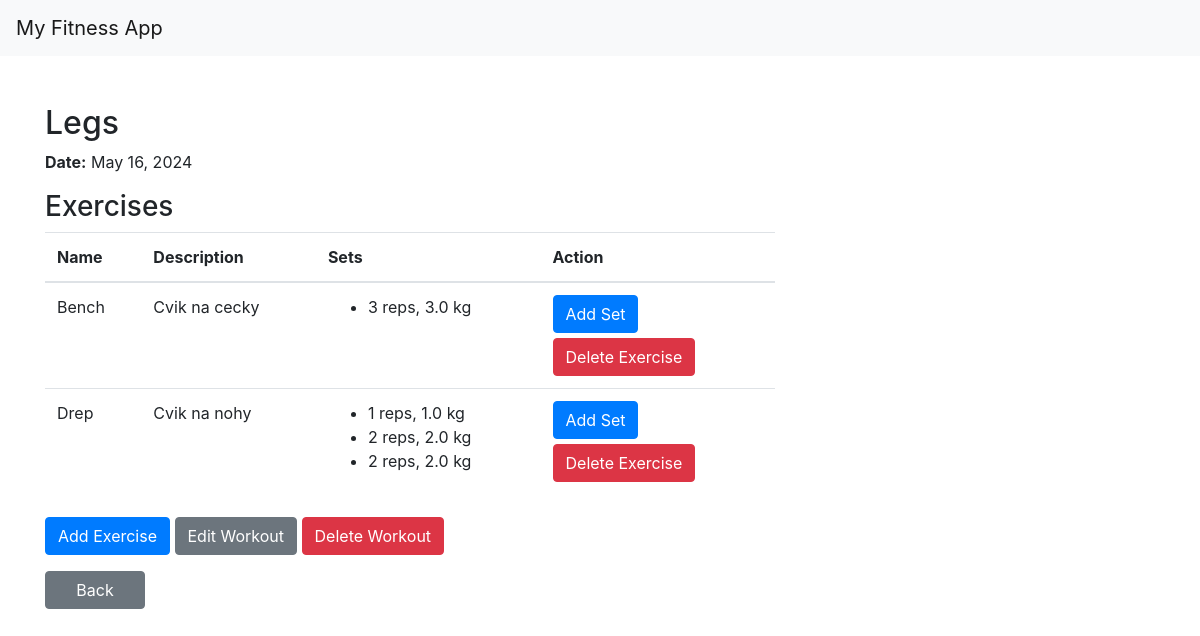
The app's page /workout/14/ with its own data.
### Zapisnik/models.py (models this page shows, shortened)
class Workout(models.Model):
    name = models.CharField(max_length=100)
    date = models.DateField()
    user = models.ForeignKey(User, on_delete=models.CASCADE)
    exercises = models.ManyToManyField('Exercise', related_name='workouts')

class Exercise(models.Model):
    name = models.CharField(max_length=100)
    description = models.TextField()
    category = models.ForeignKey(ExerciseCategory, on_delete=models.CASCADE)
    def sets(self):
        return Set.objects.filter(exercise=self)

class Set(models.Model):
    workout = models.ForeignKey(Workout, on_delete=models.CASCADE)
    exercise = models.ForeignKey(Exercise, on_delete=models.CASCADE)
    repetitions = models.IntegerField()
    weight = models.FloatField()
    unique_together = ('workout', 'exercise')

### Zapisnik/views.py (the view, shortened to what this page needs)
# urls.py: path('workout/<int:workout_id>/', workout_detail, name='workout_detail'),
def workout_detail(request, workout_id):
    workout = get_object_or_404(Workout, pk=workout_id)
    return render(request, 'workout_detail.html', {'workout': workout})

### Zapisnik/templates/workout_detail.html (shortened to what this page needs)
<!DOCTYPE html>
<html lang="en">
<head>
  <link rel="stylesheet" href="https://maxcdn.bootstrapcdn.com/bootstrap/4.5.2/css/bootstrap.min.css">
</head>
<body>
<nav class="navbar navbar-expand-lg navbar-light bg-light">
    <a class="navbar-brand" href="{% url 'home' %}">My Fitness App</a>
  </nav>
  <div class="container">
    <div class="row mt-5">
      <div class="col-md-8">
        <h2>{{ workout.name }}</h2>
        <p><strong>Date:</strong> {{ workout.date }}</p>
        <h3>Exercises</h3>
        <table class="table">
          <thead>
            <tr>
              <th>Name</th>
              <th>Description</th>
              <th>Sets</th>
              <th>Action</th>
            </tr>
          </thead>
          <tbody>
            {% for exercise in workout.exercises.all %}
              <tr>
                <td>{{ exercise.name }}</td>
                <td>{{ exercise.description }}</td>
                <td>
                  <ul>
                    {% for set in exercise.sets.all %}
                      {% if set.workout_id == workout.id %}
                        <li>{{ set.repetitions }} reps, {{ set.weight }} kg</li>
                      {% endif %}
                    {% endfor %}
                  </ul>
                </td>
                <td>
                  <button type="button" class="btn btn-primary" data-toggle="modal" data-target="#addSetModal{{ exercise.id }}">
                    Add Set
                  </button>
                  <form method="post" action="{% url 'delete_exercise_from_workout' workout.id exercise.id %}">
                    <button type="submit" class="btn btn-danger mr-2 " style="margin-top: 5px;" >Delete Exercise</button>
                  </form>
                </td>
              </tr>
            {% endfor %}
          </tbody>
        </table>
        <a href="{% url 'exercise_list' workout.id %}" class="btn btn-primary">Add Exercise</a>
        <a href="{% url 'edit_workout' workout_id=workout.id %}" class="btn btn-secondary">Edit Workout</a>
        <form method="post" action="{% url 'delete_workout' workout_id=workout.id %}" style="display: inline;">
          <button type="submit" class="btn btn-danger">Delete Workout</button>
        </form>
        <a href="{% url 'workoutAll' %}" class="btn btn-secondary btn-block mt-3" style="width: 100px;">Back</a>
      </div>
    </div>
  </div>
</body>
</html>

### records on screen
Workout: name "Legs", date "May 16, 2024"
Exercise: name "Bench", description "Cvik na cecky"
Set: repetitions "3", weight "3.0"
Exercise: name "Drep", description "Cvik na nohy"
Set: repetitions "1", weight "1.0"
Set: repetitions "2", weight "2.0"
Set: repetitions "2", weight "2.0"
